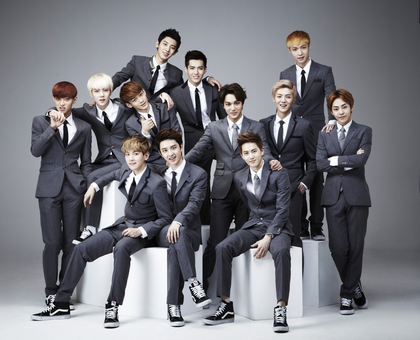
%> input picture 合照.bmp, 420 x 340 px, shrunk from 1800 x 1459 before the run
$ octave --eval "result = facedetetion(imread('合照.bmp'));"   (GNU Octave 9; MATLAB toolbox functions it lacks are replaced by stand-ins)
%> lines starting %> are read from the running program, lines starting %| are printed output that depends on the picture; in (x1, y1, x2, y2) boxes, pixels count from 0 and x2, y2 are one past the last pixel; in counts of white or black regions, pixels touching at a corner belong together; the program's own positions count from 1
function [img,result]=facedetetion(img)
% img为输入图像
% result为人脸检测后得到的二值图

y=rgb2ycbcr(img);
%> y: size 340x420x3 uint8; mean of channels 1, 2, 3 117.9, 130.7, 127.4
[r,c,l]=size(y);
%> r = 340; c = 420; l = 3
cb=double(y(:,:,2)); %得到图像的Cb分量
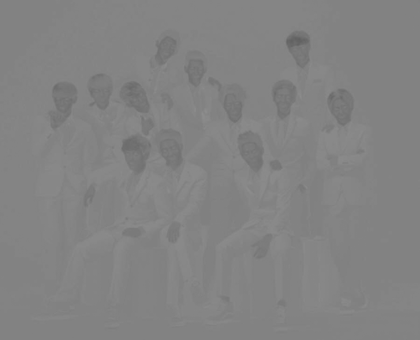
%> cb: size 340x420 double; min 96, max 141, mean 130.7
cr=double(y(:,:,3)); %得到图像的Cr分量
%计算每个像素点的肤色概率
p=zeros(r,c);
for i=1:r
    for j=1:c
        w=[cb(i,j) cr(i,j)]; %色度矩阵
        m=[123.4516 147.5699]; %肤色均值
        n=[97.0916 23.3700;23.3700 137.9966]; %协方差矩阵，对应此处离散高斯分布
        p(i,j)=exp((-0.5)*(w-m)*inv(n)*(w-m)'); %计算肤色概率，即相似度
    end
end
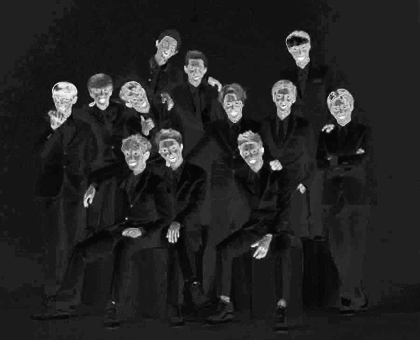
%> p: size 340x420 double; min 0.0111, max 0.998, mean 0.137
binaryImage=p./max(max(p));%归一化结果
%下面开始阈值化
th=0.5;
for i=1:r
    for j=1:c
        if(binaryImage(i,j)>th)
            binaryImage(i,j)=1;
        else
            binaryImage(i,j)=0;
        end
    end
end
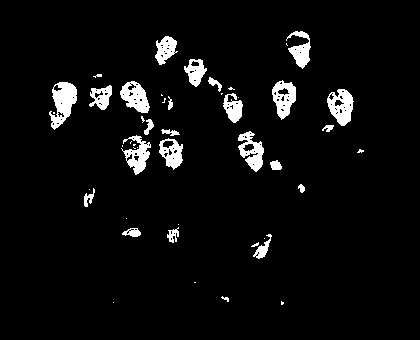
%> binaryImage: size 340x420 double; values 0 (black) and 1 (white), 4.9% white; 47 white regions (22 under 20 px), largest, box (x1, y1, x2, y2) and area: (49, 82, 77, 130) 769, (327, 89, 354, 126) 612, (120, 81, 150, 113) 572

%做数学形态学处理
se=strel('square',6);
binaryImage=imopen(binaryImage,se); %开运算,断开狭窄的连接
%> binaryImage: size 340x420 double; values 0 (black) and 1 (white), 2.5% white; 25 white regions, largest, box (x1, y1, x2, y2) and area: (53, 82, 77, 116) 569, (337, 92, 353, 125) 326, (293, 44, 310, 67) 293
%figure;subplot(141);imshow(binaryImage);
binaryImage=imclose(binaryImage,se); %闭运算，填补狭窄的缺口，填小洞
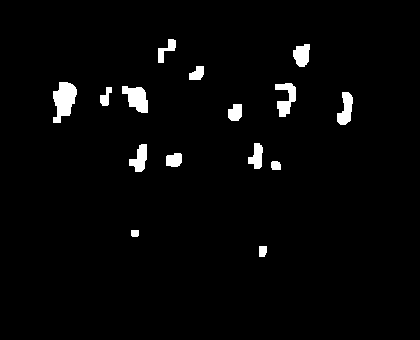
%> binaryImage: size 340x420 double; values 0 (black) and 1 (white), 2.7% white; 15 white regions, largest, box (x1, y1, x2, y2) and area: (53, 82, 77, 123) 651, (122, 86, 148, 113) 462, (275, 83, 296, 117) 396
%subplot(142);imshow(binaryImage);
binaryImage=imfill(binaryImage,'holes');%填洞
%subplot(143);imshow(binaryImage);
se1=strel('square',9);
binaryImage=imopen(binaryImage,se1); %用大一点的结构元进行开运算,断开狭窄的连接
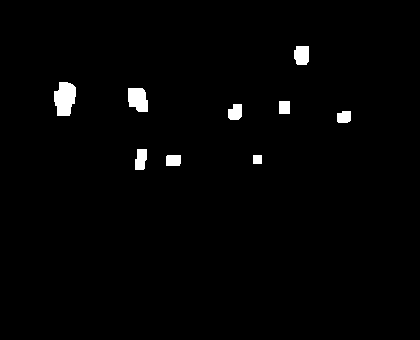
%> binaryImage: size 340x420 double; values 0 (black) and 1 (white), 1.5% white; 9 white regions, largest, box (x1, y1, x2, y2) and area: (54, 82, 76, 116) 585, (128, 88, 148, 112) 401, (294, 46, 309, 65) 260
%subplot(144);imshow(binaryImage);

%剔除形态学上不像人脸的部分
[result,num]=bwlabel(binaryImage,4);%连通域
%> result: size 340x420 double; 10 distinct labels, from 0 to 9
%> num = 9
Area=[];
for i=1:num %根据白色区域长宽比例剔除非人脸
[r,c]=find(result==i);
row=max(r)-min(r);%区域高度
col=max(c)-min(c);%区域宽度
temp=size(r);
if(row/col>2.2)||(row/col<0.8) %判断是否符合长宽比范围
for k=1:temp
result(r(k),c(k))=0; %剔除像手脚这些非常长的宽的非人脸
end
else
Area(end+1)=row*col;
continue;
end
end
%> this loop made 9 passes
%> (row, col, temp) on passes 1 to 9: (33, 21, [585 1]), (23, 19, [401 1]), (20, 11, [212 1]), (10, 14, [162 1]), (15, 13, [190 1]), (8, 8, [81 1]), (12, 10, [143 1]), (18, 14, [260 1]), (11, 13, [153 1])
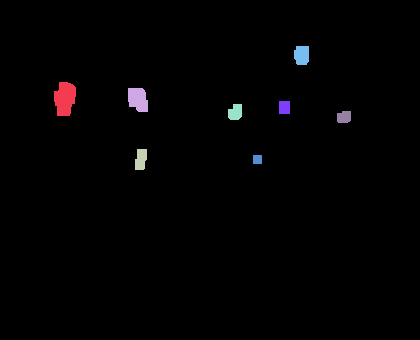
%> result: size 340x420 double; 9 distinct labels, from 0 to 9; one colour per label, 0 black
%> after the loop, Area = [693 437 220 195 64 120 252 143]

%剔除比人脸小很多的部分
[result,num]=bwlabel(result);
%> result: size 340x420 double; 9 distinct labels, from 0 to 8
%> num = 8
B=regionprops(result,'area');
%> B = 8 regions; Area: 585, 401, 260, 212, 190, 153, 143, 81
Se=[B.Area];
%> Se = [585 401 212 190 81 143 260 153]
avg_Se=mean(Se(:));
%> avg_Se = 253.1
for i=1:num
[r,c]=find(result==i);
n_area=Se(i);
if (n_area/avg_Se<0.65)
for k=1:size(r)
result(r(k),c(k))=0; %剔除面积比人脸小很多的非人脸部分
end
else
continue;
end
end
%> this loop made 8 passes
%> n_area on passes 1 to 8: 585, 401, 212, 190, 81, 143, 260, 153
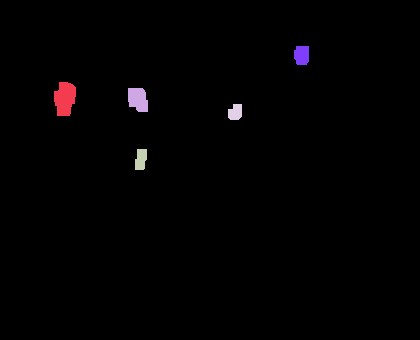
%> result: size 340x420 double; 6 distinct labels, from 0 to 7; one colour per label, 0 black
%> further down, result is the input picture: size 340x420x3 uint8; mean R, G, B 117.8, 118, 124.2
end
